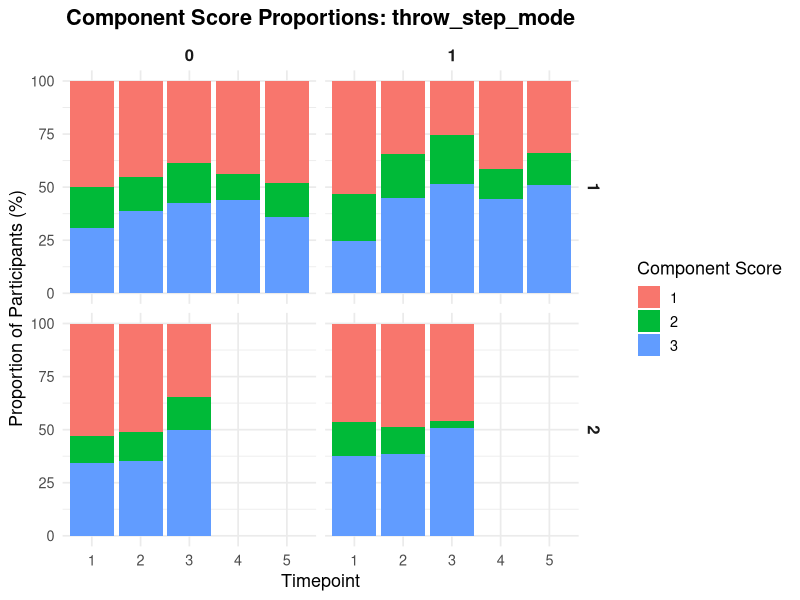
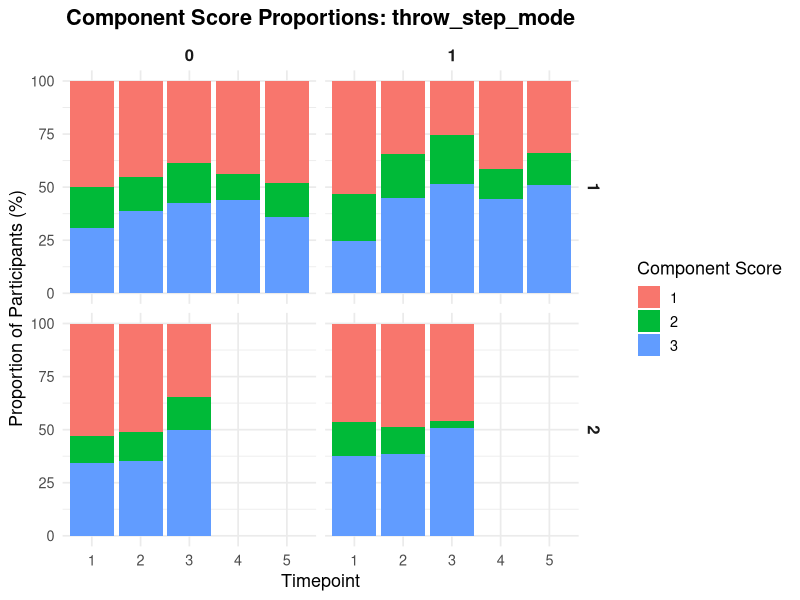
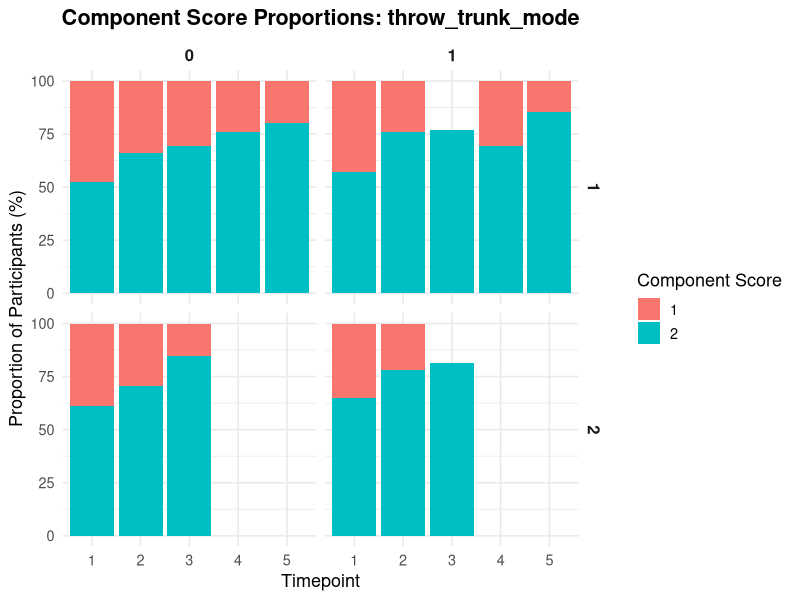
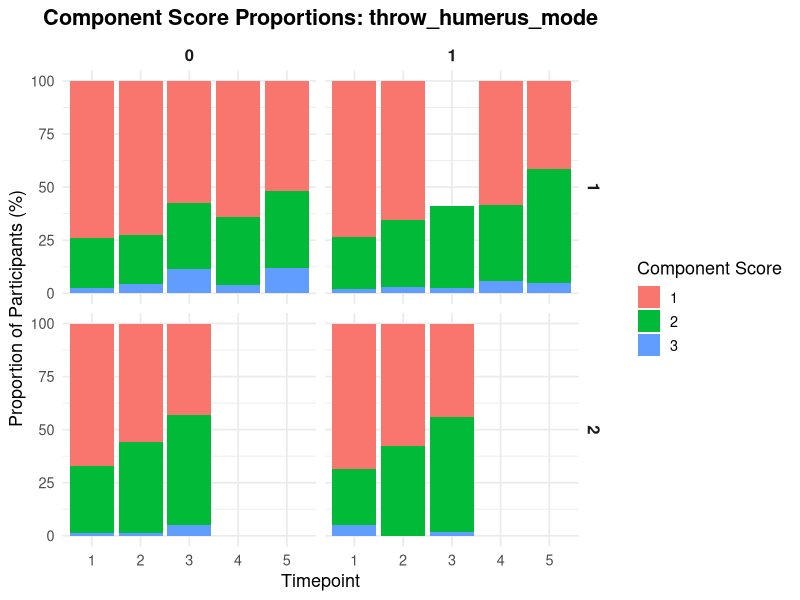
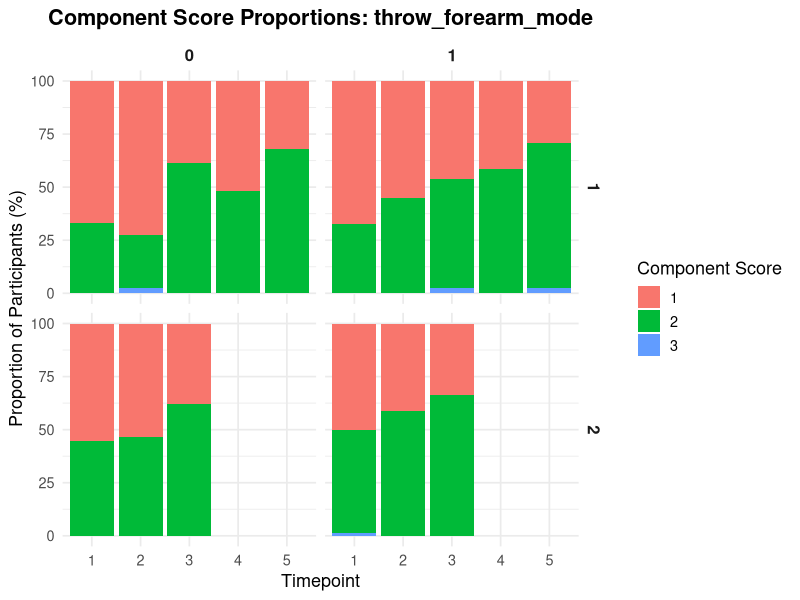
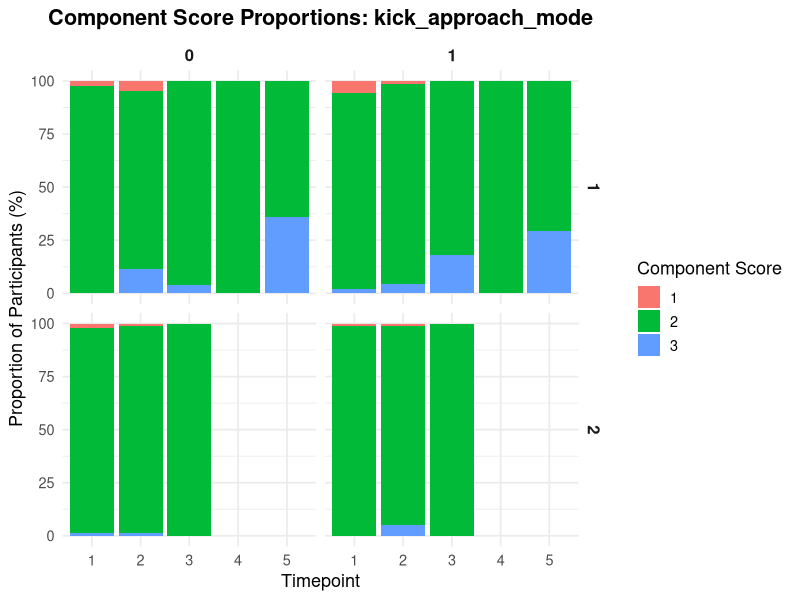
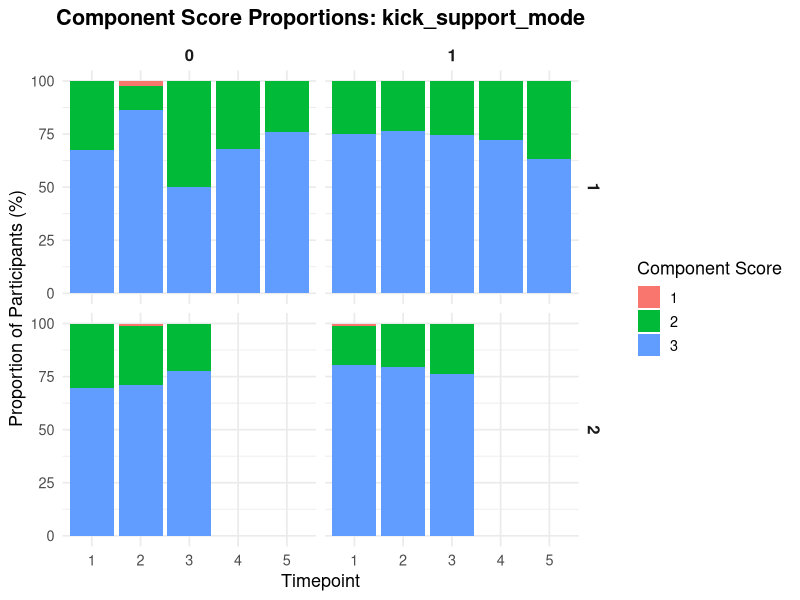
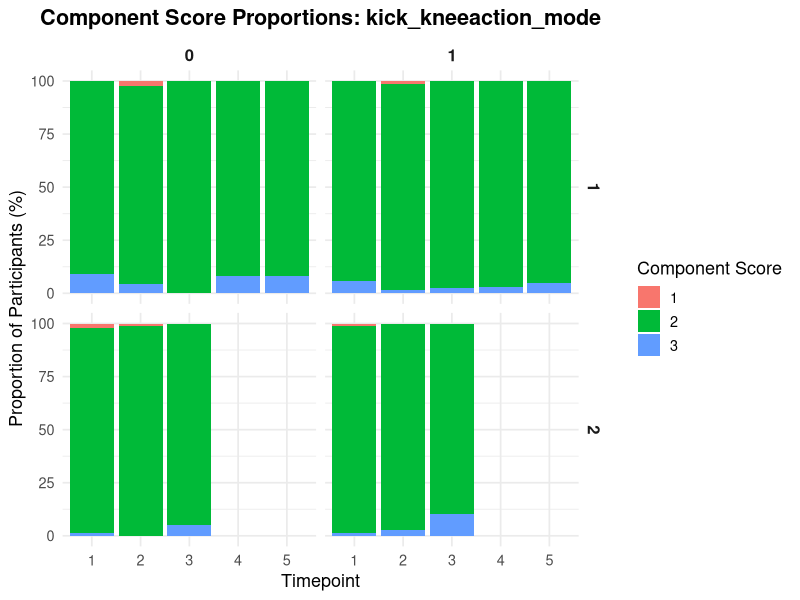

Generate these figures, in order, with R: (Note: this script raises an error after producing the figures.)
## ---- chunk 1
library(tidyverse)
library(here)
library(dplyr)
library(stringr)
library(purrr)

ds <- read.csv(here("data_clean", "DEVSEQ_MergedData_1.26.25.csv"), na.strings = c("", "NA"))
df <- read.csv(here("data_clean", "DEVSEQ_MergedData_1.26.25.csv"), na.strings = c("", "NA"))

#Changing variable names to all lower case
names(df) <- tolower(names(df))

#standardize anychange -> abschange
names(df) <- str_replace(names(df), "_anychange$", "_abschange")

#Adding skill prefix to copmonent variables

#1) Identifying variables for each skill
#Hop
hop_vars <- c(
  "foot_1",
  "arm_1",
  "arm_1_dirchange",
  "arm_1_abschange",
  "leg_1",
  "leg_1_dirchange",
  "leg_1_abschange",
  "foot_2",
  "arm_2",
  "arm_2_dirchange",
  "arm_2_abschange",
  "leg_2",
  "leg_2_dirchange",
  "leg_2_abschange",
  "foot_3",
  "arm_3",
  "arm_3_dirchange",
  "arm_3_abschange",
  "leg_3",
  "leg_3_dirchange",
  "leg_3_abschange",
  "foot_4",
  "arm_4",
  "arm_4_dirchange",
  "arm_4_abschange",
  "leg_4",
  "leg_4_dirchange",
  "leg_4_abschange",
  "leg_modalperformance",
  "arm_modalperformance",
  "foot_modalchoice"
)
#kick
kick_vars <- c(
  "approach_1",
  "supportloc_1",
  "kneeaction_1",
  "trunkaction_1",
  "armaction_1",
  "followthrough_1",
  "approach_2",
  "supportloc_2",
  "kneeaction_2",
  "trunkaction_2",
  "armaction_2",
  "followthrough_2",
  "approach_3",
  "supportloc_3",
  "kneeaction_3",
  "trunkaction_3",
  "armaction_3",
  "followthrough_3",
  "approach_4",
  "supportloc_4",
  "kneeaction_4",
  "trunkaction_4",
  "armaction_4",
  "followthrough_4",
  "approach_5",
  "supportloc_5",
  "kneeaction_5",
  "trunkaction_5",
  "armaction_5",
  "followthrough_5",
  "approach_mode",
  "approach_dirchange",
  "approach_abschange",
  "support_mode",
  "support_dirchange",
  "support_abschange",
  "kneeaction_mode",
  "kneeaction_dirchange",
  "kneeaction_abschange",
  "trunkaction_mode",
  "trunkaction_dirchange",
  "trunkaction_abschange",
  "armaction_mode",
  "armaction_dirchange",
  "armaction_abschange",
  "followthrough_mode",
  "followthrough_dirchange",
  "followthrough_abschange"
)

#jump

jump_vars <- c(
  "armtakeoff_1",
  "legtakeoff_1",
  "shanklanding_1",
  "footlanding_1",
  "armlanding_1",
  "armtakeoff_2",
  "legtakeoff_2",
  "shanklanding_2",
  "footlanding_2",
  "armlanding_2",
  "armtakeoff_3",
  "legtakeoff_3",
  "shanklanding_3",
  "footlanding_3",
  "armlanding_3",
  "armtakeoff_4",
  "legtakeoff_4",
  "shanklanding_4",
  "footlanding_4",
  "armlanding_4",
  "armtakeoff_5",
  "legtakeoff_5",
  "shanklanding_5",
  "footlanding_5",
  "armlanding_5",
  "armtakeoff_mode",
  "armtakeoff_dirchange",
  "armtakeoff_abschange",
  "legtakeoff_mode",
  "legtakeoff_dirchange",
  "legtakeoff_abschange",
  "shanklanding_mode",
  "shanklanding_dirchange",
  "shanklanding_abschange",
  "footlanding_mode",
  "footlanding_dirchange",
  "footlanding_abschange",
  "armlanding_mode",
  "armlanding_dirchange",
  "armlanding_abschange"
)

#throw
throw_vars <- c(
  "step_1",
  "trunk_1",
  "humerus_1",
  "forearm_1",
  "step_2",
  "trunk_2",
  "humerus_2",
  "forearm_2",
  "step_3",
  "trunk_3",
  "humerus_3",
  "forearm_3",
  "step_4",
  "trunk_4",
  "humerus_4",
  "forearm_4",
  "step_5",
  "trunk_5",
  "humerus_5",
  "forearm_5",
  "step_mode",
  "step_dirchange",
  "step_abschange",
  "trunk_mode",
  "trunk_dirchange",
  "trunk_abschange",
  "humerus_mode",
  "humerus_dirchange",
  "humerus_abschange",
  "forearm_mode",
  "forearm_dirchange",
  "forearm_abschange"
)

# 2) Map skill -> variables
skill_vars <- list(
  hop   = hop_vars,
  kick  = kick_vars,
  jump  = jump_vars,
  throw = throw_vars
)

# 3) Prefix each skill to its variables
nm <- names(df)

for (skill in names(skill_vars)) {
  idx <- nm %in% skill_vars[[skill]] & !str_detect(nm, paste0("^", skill, "_"))
  nm[idx] <- paste0(skill, "_", nm[idx])
}

names(df) <- nm
rm(nm, idx, skill)  # optional cleanup

# Defining hopping modes. Preferred defined as foot used for trial 1.
# Mode defined as highest component level demonstrated on specified foot.

get_max_score <- function(x) {
  x <- suppressWarnings(as.numeric(x))
  x <- na.omit(x)
  if (length(x) == 0) return(NA_real_)
  max(x)
}

# Long: hop foot (character)
hop_foot_long <- df %>%
  select(childid, cohort, timeindex, interventiongroup, starts_with("hop_foot_")) %>%
  pivot_longer(
    cols = matches("^hop_foot_\\d+$"),
    names_to = "trial",
    names_pattern = "^hop_foot_(\\d+)$",
    values_to = "foot"
  ) %>%
  mutate(trial = as.integer(trial))

# Long: hop arm (numeric)
hop_arm_long <- df %>%
  select(childid, cohort, timeindex, interventiongroup, starts_with("hop_arm_")) %>%
  pivot_longer(
    cols = matches("^hop_arm_\\d+$"),
    names_to = "trial",
    names_pattern = "^hop_arm_(\\d+)$",
    values_to = "arm"
  ) %>%
  mutate(trial = as.integer(trial))

# Long: hop leg (numeric)
hop_leg_long <- df %>%
  select(childid, cohort, timeindex, interventiongroup, starts_with("hop_leg_")) %>%
  pivot_longer(
    cols = matches("^hop_leg_\\d+$"),
    names_to = "trial",
    names_pattern = "^hop_leg_(\\d+)$",
    values_to = "leg"
  ) %>%
  mutate(trial = as.integer(trial))

# Combine into one trial-level hop table
hop_trials_long <- hop_foot_long %>%
  left_join(hop_arm_long, by = c("childid","cohort","timeindex","interventiongroup","trial")) %>%
  left_join(hop_leg_long, by = c("childid","cohort","timeindex","interventiongroup","trial"))

# Compute max scores by preferred vs non-preferred foot, then join back to df
hop_pref_modes <- hop_trials_long %>%
  group_by(childid, cohort, timeindex, interventiongroup) %>%
  mutate(
    pref_foot = foot[trial == 1][1],
    pref_status = case_when(
      !is.na(foot) & foot == pref_foot ~ "pref",
      !is.na(foot)                    ~ "nonpref",
      TRUE                            ~ NA_character_
    )
  ) %>%
  ungroup() %>%
  filter(!is.na(pref_status)) %>%
  group_by(childid, cohort, timeindex, interventiongroup, pref_status) %>%
  summarise(
    hop_arm_mode = get_max_score(arm),
    hop_leg_mode = get_max_score(leg),
    .groups = "drop"
  ) %>%
  pivot_wider(
    names_from = pref_status,
    values_from = c(hop_arm_mode, hop_leg_mode),
    names_glue = "{.value}_{pref_status}"
  )

df <- df %>%
  left_join(hop_pref_modes, by = c("childid","cohort","timeindex","interventiongroup"))

## ---- chunk 2

#Component Frequency Table Function
component_freq_table <- function(data, component_mode_col,
                                 cohort_col = "cohort",
                                 time_col   = "timeindex",
                                 group_col  = "interventiongroup") {

  data %>%
    filter(!is.na(.data[[component_mode_col]])) %>%
    group_by(
      .data[[cohort_col]],
      .data[[time_col]],
      .data[[group_col]],
      Score = as.character(.data[[component_mode_col]])
    ) %>%
    summarise(Frequency = n(), .groups = "drop") %>%
    group_by(.data[[cohort_col]], .data[[time_col]], .data[[group_col]]) %>%
    mutate(Proportion = Frequency / sum(Frequency)) %>%
    ungroup() %>%
    select(.data[[cohort_col]], .data[[time_col]], .data[[group_col]], Score, Proportion) %>%
    pivot_wider(names_from = Score, values_from = Proportion, values_fill = 0) %>%
    arrange(.data[[cohort_col]], .data[[group_col]], .data[[time_col]])
}

#Plot Function

component_barplot <- function(data, component_mode_col,
                              cohort_col = "cohort",
                              time_col   = "timeindex",
                              group_col  = "interventiongroup") {

  long_df <- data %>%
    filter(!is.na(.data[[component_mode_col]])) %>%
    group_by(.data[[cohort_col]], .data[[time_col]], .data[[group_col]],
             Score = as.character(.data[[component_mode_col]])) %>%
    summarise(n = n(), .groups = "drop") %>%
    group_by(.data[[cohort_col]], .data[[time_col]], .data[[group_col]]) %>%
    mutate(Proportion = n / sum(n)) %>%
    ungroup()

  ggplot(long_df, aes(x = factor(.data[[time_col]]),
                     y = Proportion * 100,
                     fill = Score)) +
    geom_col(position = "stack") +
    facet_grid(rows = vars(.data[[cohort_col]]),
               cols = vars(.data[[group_col]]),
               scales = "fixed") +
    scale_y_continuous(name = "Proportion of Participants (%)", limits = c(0, 100)) +
    labs(
      title = paste("Component Score Proportions:", component_mode_col),
      x = "Timepoint",
      fill = "Component Score"
    ) +
    theme_minimal(base_size = 13) +
    theme(
      plot.title = element_text(face = "bold", hjust = 0.5),
      strip.text = element_text(face = "bold", size = 12)
    )
}


## ---- chunk 3
component_vars <- c(
  # Throw
  "throw_step_mode", "throw_trunk_mode", "throw_humerus_mode", "throw_forearm_mode",

  # Kick
  "kick_approach_mode", "kick_supportloc_mode", "kick_support_mode",
  "kick_kneeaction_mode", "kick_trunkaction_mode", "kick_armaction_mode", "kick_followthrough_mode",

  # Hop (existing summary vars)
  "hop_foot_modalchoice", "hop_arm_modalperformance", "hop_leg_modalperformance",

  # Hop (NEW pref/nonpref vars you created)
  "hop_arm_mode_pref", "hop_arm_mode_nonpref",
  "hop_leg_mode_pref", "hop_leg_mode_nonpref",

  # Jump
  "jump_armtakeoff_mode", "jump_legtakeoff_mode",
  "jump_shanklanding_mode", "jump_footlanding_mode", "jump_armlanding_mode"
)

# keep only columns that actually exist
component_vars <- component_vars[component_vars %in% names(df)]

## ---- chunk 4
component_tables <- list()
component_plots  <- list()

for (v in component_vars) {
  component_tables[[v]] <- component_freq_table(df, v)
  component_plots[[v]]  <- component_barplot(df, v)
}

# Example:
 component_tables[["throw_step_mode"]]
 component_plots[["throw_step_mode"]]

## ---- chunk 5
#Throwing
 component_tables[["throw_step_mode"]]
 component_plots[["throw_step_mode"]]

## ---- chunk 6
 component_tables[["throw_trunk_mode"]]
 component_plots[["throw_trunk_mode"]]
## ---- chunk 7
 component_tables[["throw_humerus_mode"]]
 component_plots[["throw_humerus_mode"]]
## ---- chunk 8
 component_tables[["throw_forearm_mode"]]
 component_plots[["throw_forearm_mode"]]
## ---- chunk 9
#Kicking
 component_tables[["kick_approach_mode"]]
 component_plots[["kick_approach_mode"]]
## ---- chunk 10
 component_tables[["kick_support_mode"]]
 component_plots[["kick_support_mode"]]
## ---- chunk 11
 component_tables[["kick_kneeaction_mode"]]
 component_plots[["kick_kneeaction_mode"]]
## ---- chunk 12
 component_tables[["kick_trunkaction_mode"]]
 component_plots[["kick_trunkaction_mode"]]
## ---- chunk 13
 component_tables[["kick_armaction_mode"]]
 component_plots[["kick_armaction_mode"]]
## ---- chunk 14
 component_tables[["kick_followthrough_mode"]]
 component_plots[["kick_followthrough_mode"]]
## ---- chunk 15
# Hopping
component_tables[["hop_arm_modalperformance"]]
component_plots[["hop_arm_modalperformance"]]

## ---- chunk 16
component_tables[["hop_leg_modalperformance"]]
component_plots[["hop_leg_modalperformance"]]
## ---- chunk 17
# Hopping
component_tables[["hop_arm_mode_pref"]]
component_plots[["hop_arm_mode_pref"]]

## ---- chunk 18
component_tables[["hop_leg_mode_pref"]]
component_plots[["hop_leg_mode_pref"]]
## ---- chunk 19
# Hopping
component_tables[["hop_arm_mode_nonpref"]]
component_plots[["hop_arm_mode_nonpref"]]

## ---- chunk 20
component_tables[["hop_leg_mode_nonpref"]]
component_plots[["hop_leg_mode_nonpref"]]
## ---- chunk 21
#Jumping
component_tables[["jump_armtakeoff_mode"]]
component_plots[["jump_armtakeoff_mode"]]
## ---- chunk 22
component_tables[["jump_legtakeoff_mode"]]
component_plots[["jump_legtakeoff_mode"]]
## ---- chunk 23
component_tables[["jump_armlanding_mode"]]
component_plots[["jump_armlanding_mode"]]
## ---- chunk 24
component_tables[["jump_footlanding_mode"]]
component_plots[["jump_footlanding_mode"]]
## ---- chunk 25
component_tables[["jump_shanklanding_mode"]]
component_plots[["jump_shanklanding_mode"]]
## ---- chunk 26
ds_c2_t2 <- ds %>%
  dplyr::filter(Cohort == 2, TimeIndex == 2)

nrow(ds_c2_t2)

ds_c2_t2_g0 <- ds %>% dplyr::filter(Cohort == 2, TimeIndex == 2, InterventionGroup == 0)
ds_c2_t2_g1 <- ds %>% dplyr::filter(Cohort == 2, TimeIndex == 2, InterventionGroup == 1)

nrow(ds_c2_t2_g0)
nrow(ds_c2_t2_g1)

ds_c2_t2 %>%
  dplyr::summarise(
    n_total = dplyr::n(),
    n_non_na = sum(!is.na(ArmTakeoff_Mode))
  )

